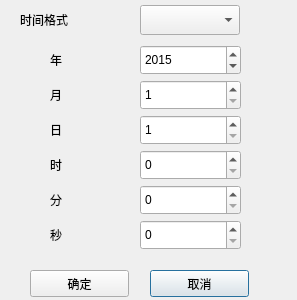
<?xml version="1.0" encoding="UTF-8"?>
<ui version="4.0">
 <class>Dlg_set_time</class>
 <widget class="QDialog" name="Dlg_set_time">
  <property name="geometry">
   <rect>
    <x>0</x>
    <y>0</y>
    <width>297</width>
    <height>300</height>
   </rect>
  </property>
  <property name="windowTitle">
   <string>时间设置</string>
  </property>
  <widget class="QSpinBox" name="m_spb_second">
   <property name="geometry">
    <rect>
     <x>140</x>
     <y>220</y>
     <width>101</width>
     <height>30</height>
    </rect>
   </property>
   <property name="maximum">
    <number>59</number>
   </property>
  </widget>
  <widget class="QLabel" name="label_7">
   <property name="geometry">
    <rect>
     <x>50</x>
     <y>225</y>
     <width>40</width>
     <height>20</height>
    </rect>
   </property>
   <property name="text">
    <string>秒</string>
   </property>
  </widget>
  <widget class="QLabel" name="label_6">
   <property name="geometry">
    <rect>
     <x>50</x>
     <y>190</y>
     <width>40</width>
     <height>20</height>
    </rect>
   </property>
   <property name="text">
    <string>分</string>
   </property>
  </widget>
  <widget class="QLabel" name="label_4">
   <property name="geometry">
    <rect>
     <x>50</x>
     <y>120</y>
     <width>40</width>
     <height>20</height>
    </rect>
   </property>
   <property name="text">
    <string>日</string>
   </property>
  </widget>
  <widget class="QLabel" name="label_5">
   <property name="geometry">
    <rect>
     <x>50</x>
     <y>155</y>
     <width>40</width>
     <height>20</height>
    </rect>
   </property>
   <property name="text">
    <string>时</string>
   </property>
  </widget>
  <widget class="QLabel" name="label_3">
   <property name="geometry">
    <rect>
     <x>50</x>
     <y>85</y>
     <width>40</width>
     <height>20</height>
    </rect>
   </property>
   <property name="text">
    <string>月</string>
   </property>
  </widget>
  <widget class="QLabel" name="label">
   <property name="geometry">
    <rect>
     <x>20</x>
     <y>10</y>
     <width>70</width>
     <height>20</height>
    </rect>
   </property>
   <property name="text">
    <string>时间格式</string>
   </property>
  </widget>
  <widget class="QSpinBox" name="m_spb_year">
   <property name="geometry">
    <rect>
     <x>140</x>
     <y>45</y>
     <width>101</width>
     <height>30</height>
    </rect>
   </property>
   <property name="minimum">
    <number>1900</number>
   </property>
   <property name="maximum">
    <number>2200</number>
   </property>
   <property name="value">
    <number>2015</number>
   </property>
  </widget>
  <widget class="QLabel" name="label_2">
   <property name="geometry">
    <rect>
     <x>50</x>
     <y>50</y>
     <width>40</width>
     <height>20</height>
    </rect>
   </property>
   <property name="text">
    <string>年</string>
   </property>
  </widget>
  <widget class="QSpinBox" name="m_spb_date">
   <property name="geometry">
    <rect>
     <x>140</x>
     <y>115</y>
     <width>101</width>
     <height>30</height>
    </rect>
   </property>
   <property name="minimum">
    <number>1</number>
   </property>
   <property name="maximum">
    <number>31</number>
   </property>
  </widget>
  <widget class="QPushButton" name="m_btn_cancel">
   <property name="geometry">
    <rect>
     <x>150</x>
     <y>270</y>
     <width>99</width>
     <height>27</height>
    </rect>
   </property>
   <property name="text">
    <string>取消</string>
   </property>
  </widget>
  <widget class="QSpinBox" name="m_spb_month">
   <property name="geometry">
    <rect>
     <x>140</x>
     <y>80</y>
     <width>101</width>
     <height>30</height>
    </rect>
   </property>
   <property name="minimum">
    <number>1</number>
   </property>
   <property name="maximum">
    <number>12</number>
   </property>
   <property name="value">
    <number>1</number>
   </property>
  </widget>
  <widget class="QSpinBox" name="m_spb_min">
   <property name="geometry">
    <rect>
     <x>140</x>
     <y>185</y>
     <width>101</width>
     <height>30</height>
    </rect>
   </property>
   <property name="maximum">
    <number>59</number>
   </property>
  </widget>
  <widget class="QPushButton" name="m_btn_ok">
   <property name="geometry">
    <rect>
     <x>30</x>
     <y>270</y>
     <width>99</width>
     <height>27</height>
    </rect>
   </property>
   <property name="text">
    <string>确定</string>
   </property>
  </widget>
  <widget class="QSpinBox" name="m_spb_hour">
   <property name="geometry">
    <rect>
     <x>140</x>
     <y>150</y>
     <width>101</width>
     <height>30</height>
    </rect>
   </property>
   <property name="maximum">
    <number>59</number>
   </property>
  </widget>
  <widget class="QComboBox" name="m_cmbb_style">
   <property name="geometry">
    <rect>
     <x>140</x>
     <y>5</y>
     <width>100</width>
     <height>30</height>
    </rect>
   </property>
   <property name="maxVisibleItems">
    <number>3</number>
   </property>
  </widget>
 </widget>
 <resources/>
 <connections/>
</ui>
